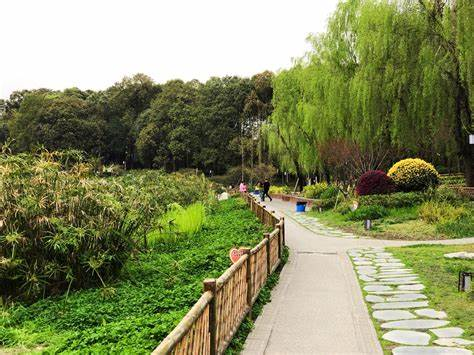
#> input picture 形态学结构/park.jpg, 474 x 355 px
$ python '腐蚀和膨胀.py'
#> lines starting #> are read from the running program, lines starting #| are printed output that depends on the picture
import numpy as np
import cv2 as cv
import matplotlib.pyplot as plt
# 1 读取图像
img = cv.imread("park.jpg")
#> img is the input picture: shape (355, 474, 3); mean B, G, R 96.7, 139.3, 133.3
# 2 创建核结构
kernel = np.ones((5, 5), np.uint8)

# 3 图像腐蚀和膨胀
erosion = cv.erode(img, kernel) # 腐蚀
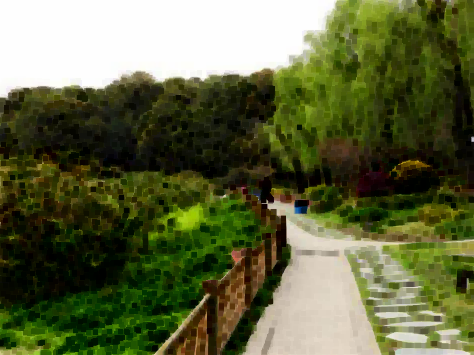
#> erosion: shape (355, 474, 3); mean B, G, R 64.6, 101.8, 95.9
dilate = cv.dilate(img,kernel) # 膨胀
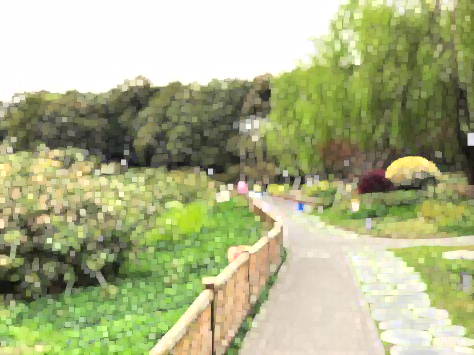
#> dilate: shape (355, 474, 3); mean B, G, R 135, 178.1, 172.1

# 4 图像展示
fig,axes=plt.subplots(nrows=1,ncols=3,figsize=(10,8),dpi=100)
axes[0].imshow(img)
axes[0].set_title("原图")
axes[1].imshow(erosion)
axes[1].set_title("腐蚀后结果")
axes[2].imshow(dilate)
axes[2].set_title("膨胀后结果")
plt.show()
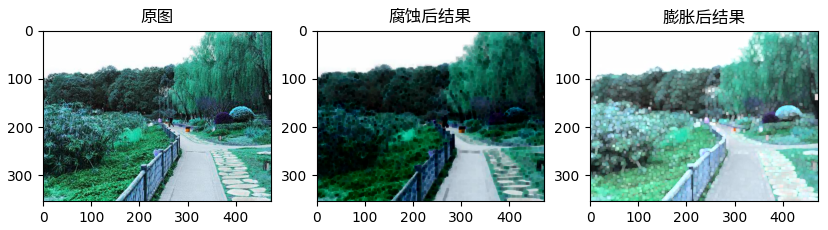
#> figure drawn by matplotlib, 3 panels; B, G, R data is drawn as R, G, B
